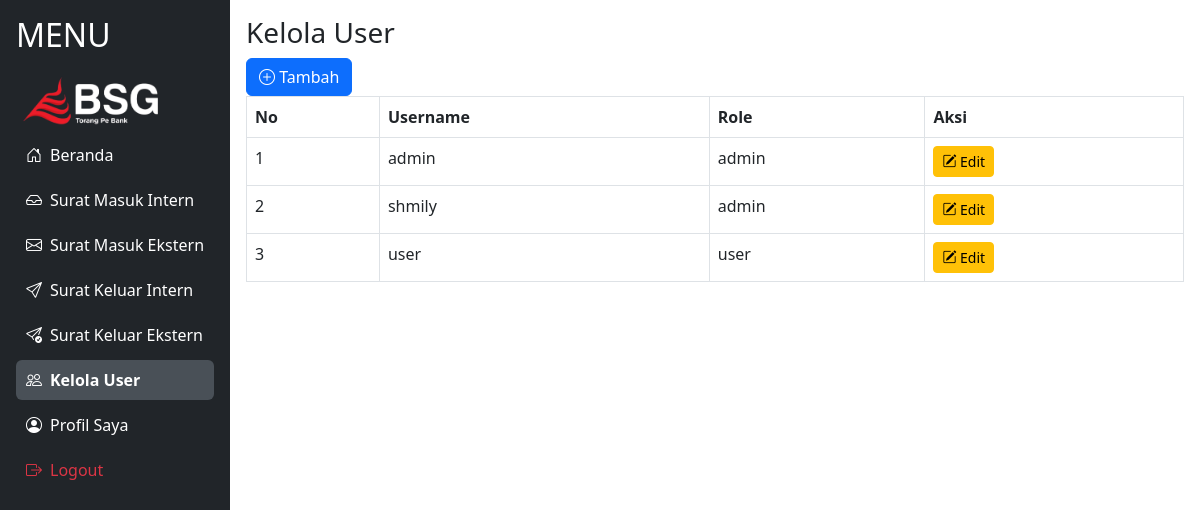
Screenshot of /user.php (signed in) with the database file from the repository.
### tables this page shows
CREATE TABLE `users` (
  `id` int(11) NOT NULL,
  `username` varchar(50) NOT NULL,
  `password` varchar(255) NOT NULL,
  `role` enum('admin','user') NOT NULL DEFAULT 'user'
);

### user.php (the view, shortened to what this page needs)
<?php
require 'config.php';
$rows = $pdo->query("SELECT * FROM users")->fetchAll();
?>
<!DOCTYPE html>
<html>
<head>
  <link rel="stylesheet" href="https://cdn.jsdelivr.net/npm/bootstrap@5.3.0/dist/css/bootstrap.min.css">
  <link rel="stylesheet" href="https://cdn.jsdelivr.net/npm/bootstrap-icons@1.11.3/font/bootstrap-icons.css">
</head>
<body>
<div class="d-flex">
  <div class="sidebar">
    <h2>MENU</h2>
    <img src="assets/bsg.png" width="150" alt="Logo">
    <?php $current_page = basename($_SERVER['PHP_SELF']); ?>
    <a href="dashboard.php" class="<?= $current_page=='dashboard.php'?'active':'' ?>">
      <i class="bi bi-house-door"></i> Beranda
    </a>
    <a href="surat_masuk_in.php" class="<?= $current_page=='surat_masuk_in.php'?'active':'' ?>">
      <i class="bi bi-inbox"></i> Surat Masuk Intern
    </a>
    <a href="surat_masuk_eks.php" class="<?= $current_page=='surat_masuk_eks.php'?'active':'' ?>">
      <i class="bi bi-envelope"></i> Surat Masuk Ekstern
    </a>
    <a href="surat_keluar_in.php" class="<?= $current_page=='surat_keluar_in.php'?'active':'' ?>">
      <i class="bi bi-send"></i> Surat Keluar Intern
    </a>
    <a href="surat_keluar_eks.php" class="<?= $current_page=='surat_keluar_eks.php'?'active':'' ?>">
      <i class="bi bi-send-check"></i> Surat Keluar Ekstern
    </a>
    <?php if($_SESSION['role']=='admin'): ?>
      <a href="user.php" class="<?= $current_page=='user.php'?'active':'' ?>">
        <i class="bi bi-people"></i> Kelola User
      </a>
    <?php endif; ?>
    <a href="profil.php" class="<?= $current_page=='profil.php'?'active':'' ?>">
      <i class="bi bi-person-circle"></i> Profil Saya
    </a>
    <a href="#" class="text-danger" data-bs-toggle="modal" data-bs-target="#logoutModal">
  <i class="bi bi-box-arrow-right"></i> Logout
</a>
  </div>
  <div class="content">
    <h3>Kelola User</h3>
      <a href="proses_tambah.php?type=user" class="btn btn-primary">
        <i class="bi bi-plus-circle"></i> Tambah
      </a>
    <table class="table table-bordered">
      <tr>
        <th>No</th><th>Username</th><th>Role</th><th>Aksi</th>
      </tr>
      <?php foreach($rows as $i=>$r): ?>
      <tr>
        <td><?= $i+1 ?></td>
        <td><?= $r['username'] ?></td>
        <td><?= $r['role'] ?></td>
        <td>
          <a href="user.php?id=<?= $r['id'] ?>"
             class="btn btn-warning btn-sm">
            <i class="bi bi-pencil-square"></i> Edit
          </a>
        </td>
      </tr>
      <?php endforeach; ?>
    </table>
  </div>
</div>
</html>

### user.php (style rules this page uses)
.sidebar { background-color: #212529; color: white; padding: 1rem; width: fit-content; min-width: 180px; height: auto; min-height: 100vh; }
.content { flex: 1; padding: 1rem; }
.sidebar a { display: flex; align-items: center; gap: 8px; color: white; margin: 5px 0; padding: 8px 10px; border-radius: 6px; text-decoration: none; white-space: nowrap; transition: background-color 0.3s ease, transform 0.3s ease; }
.sidebar a i { transition: transform 0.3s ease; }
.sidebar a.active { background-color: #495057; font-weight: bold; }

### rows the page displays
users: username "admin", role "admin"
users: username "shmily", role "admin"
users: username "user", role "user"
